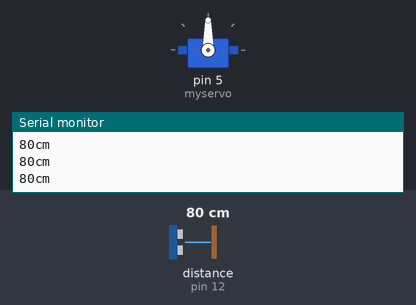
This sketch was run on a simulated Arduino Uno, built with avr-gcc and run on an emulated ATmega328P. Parts: servo, the last lines printed to the serial monitor. Wiring (inferred from the names in the program): ultrasonic range finder: trigger pin 13; echo pin 12. The test bench sets the inputs (shaded band); at power-on: distance to the obstacle (sensor on pin 12) 80 cm. The echo pulse lasts 58.3 µs per cm.

Above: at 1.2 s.
1.3 s: distance to the obstacle (sensor on pin 12) set to 18 cm
At 3.3 s:
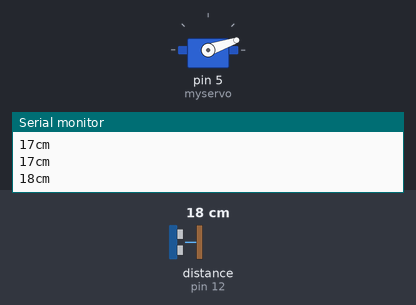
4.3 s: distance to the obstacle (sensor on pin 12) set to 60 cm
6.5 s: distance to the obstacle (sensor on pin 12) set to 120 cm
At 8.2 s:
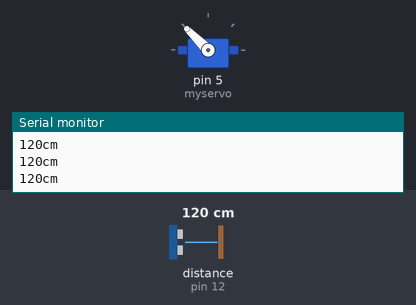
8.5 s: distance to the obstacle (sensor on pin 12) set to 250 cm
At 10.0 s:
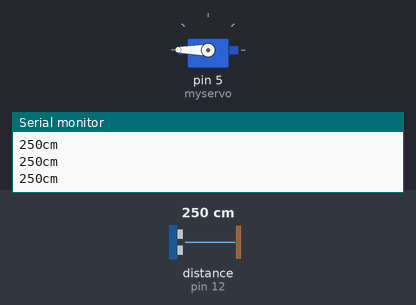
Timing chart, 0 to 11.5 s (numbered marks = the images above; inputs shaded):
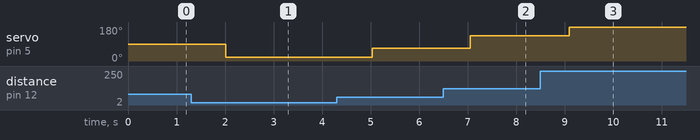

The sketch:

sonnar_Servo.ino
```cpp
#include <Servo.h>

Servo myservo;
int pingPin = 13;
int inPin = 12;
long microseconds;
int curvaServo;


void setup() {

Serial.begin(9600);
myservo.attach(5);

}

void loop() {
long duration, inches, cm;
pinMode(pingPin, OUTPUT);

digitalWrite(pingPin, LOW);
delayMicroseconds(2);
digitalWrite(pingPin, HIGH);
delayMicroseconds(10);
digitalWrite(pingPin, LOW);
delayMicroseconds(2);

pinMode(inPin, INPUT);
duration = pulseIn(inPin, HIGH);
cm = microsecondsToCentimeters(duration);

//TESTE
if(Serial.read() == 'A'){
  Serial.println("RECEBIDO");
}
//TODO: FAZER CONSEGUIR LER AS INFORMACOES E DISPONIBILIZA-LAS DIREITO, ALEM DE FAZER A INTERFACE COM O TWIITER.
Serial.print(cm);
Serial.print("cm");
Serial.println();
delay(500);


curvaServo = map(cm,0,160,0,180);


  myservo.write(curvaServo);


}


long microsecondsToCentimeters(long microseconds) { return microseconds / 29 / 2;}
```

Measured:
- after the input at 1.3 s, servo on pin 5 (myservo): alternates 20° for 0.50 s and 19° for 1.0 s, starting after 0.72 s
- after the input at 6.5 s, servo on pin 5 (myservo): 67° → 135° after 0.55 s
- after the input at 8.5 s, servo on pin 5 (myservo): 135° → 180° after 0.59 s
